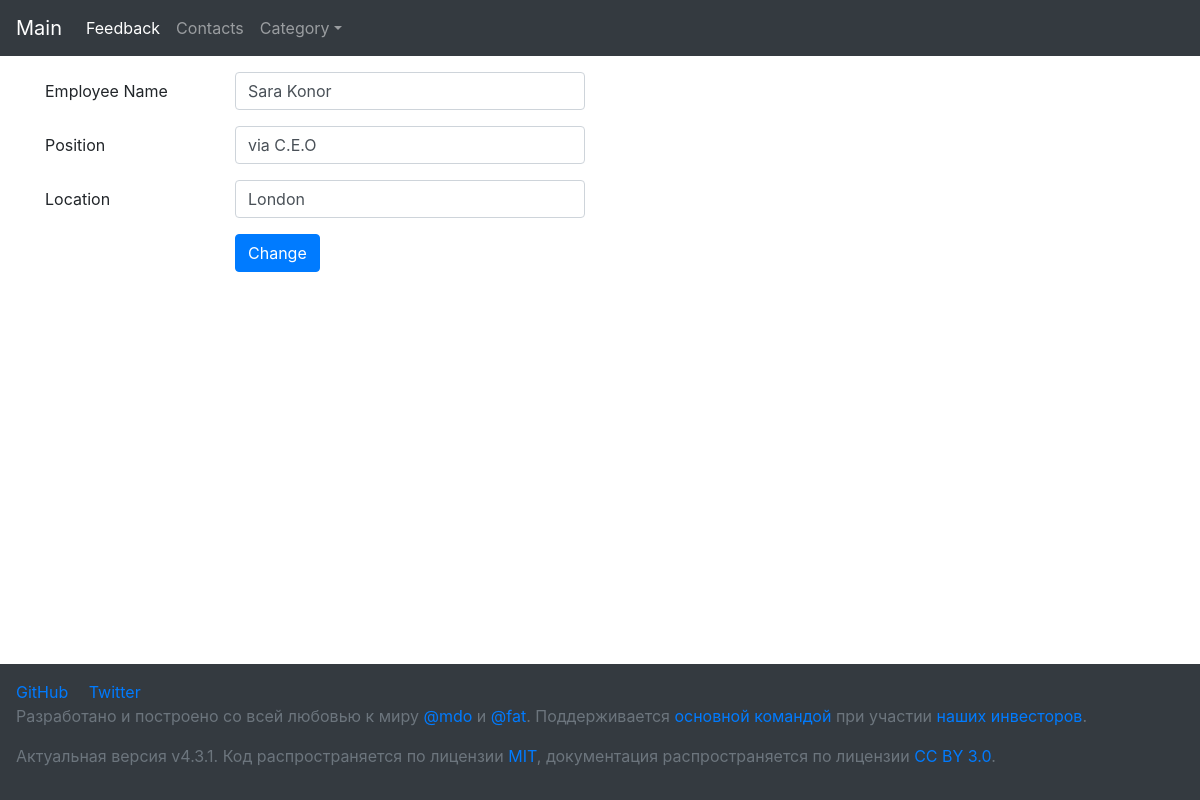
The page /templates/update.php?id=47 on the database its author committed.
### tables this page shows
CREATE TABLE `planets` (
  `id` tinyint(1) UNSIGNED NOT NULL,
  `name` varchar(50) NOT NULL,
  `position` varchar(50) NOT NULL,
  `location` varchar(50) NOT NULL
);

### templates/update.php (the view, shortened to what this page needs)
<?
require $_SERVER['DOCUMENT_ROOT'] . "/config_db.php";
$id = $_GET['id'];
$sth = $pdo->prepare("SELECT * FROM `planets` WHERE id = '$id'");
$sth->execute();
$array = $sth->fetchAll(PDO::FETCH_ASSOC);
$item = $array[0];
?>
<?php require "header.php" ?>
<div class="container my-3">
    <form action="update_req.php" method="POST">
        <div class="form-group row">
            <label for="name" class="col-2 col-form-label">Employee Name</label>
            <div class="col-4">
                <input id="name" name="name" type="text" class="form-control" value="<?= $item['name']; ?>">
            </div>
        </div>
        <div class="form-group row">
            <label for="position" class="col-2 col-form-label">Position</label>
            <div class="col-4">
                <input id="position" name="position" type="text" class="form-control" value="<?= $item['position']; ?>">
            </div>
        </div>
        <div class="form-group row">
            <label for="location" class="col-2 col-form-label">Location</label>
            <div class="col-4">
                <input id="location" name="location" type="text" class="form-control" value="<?= $item['location']; ?>">
            </div>
        </div>
        <div class="form-group row">
            <div class="offset-2 col-4">
                <button name="submit" type="submit" class="btn btn-primary">Change</button>
            </div>
        </div>
    </form>
</div>
<?php require "footer.php" ?>

### style.css (style rules this page uses)
body { padding-top: 56px; padding-bottom: 350px; }

### rows shown on the page
planets: name "Sara Konor", position "via C.E.O", location "London"
